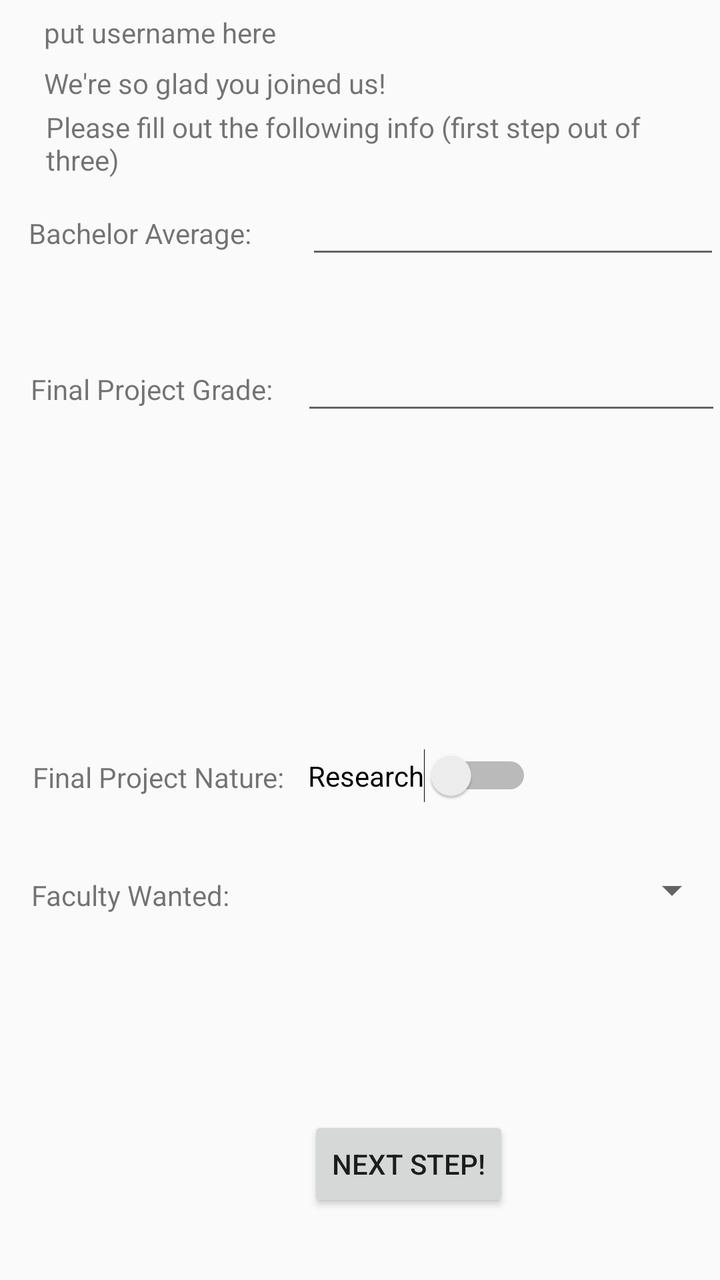
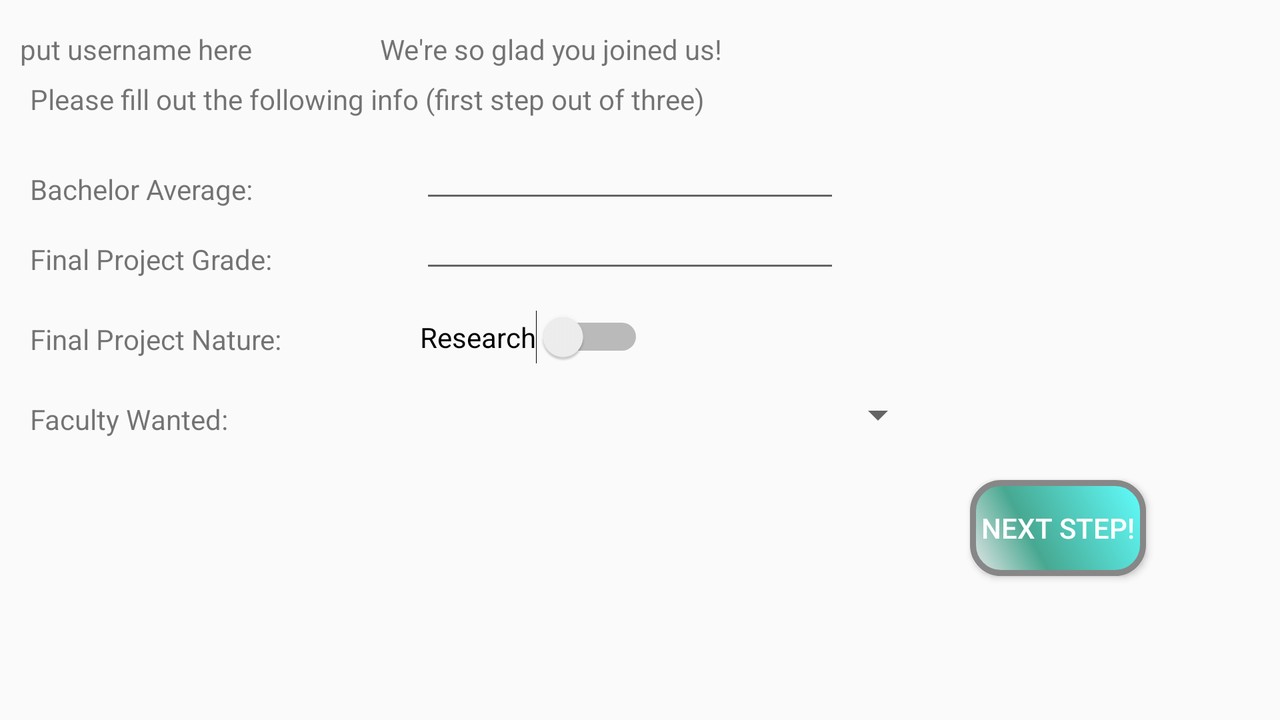

The same Android screen from two of the app's own layout files: first res/layout/ as a phone draws it, then the author's variant for another configuration, drawn on a device whose configuration selects that folder. Both files follow.
<!-- AndroidManifest.xml: application theme AppTheme -->
<!-- res/layout/activity_general_applicantinfo.xml -->
<?xml version="1.0" encoding="utf-8"?>
<RelativeLayout xmlns:android="http://schemas.android.com/apk/res/android"
    xmlns:tools="http://schemas.android.com/tools"
    android:layout_width="match_parent" android:layout_height="match_parent">

    <TextView
        android:id="@+id/tvGladJoined"
        android:layout_width="wrap_content"
        android:layout_height="wrap_content"
        android:layout_alignParentStart="true"
        android:layout_alignParentTop="true"
        android:layout_marginStart="22dp"
        android:layout_marginTop="32dp"
        android:text="@string/glad_joined_applicant" />

    <TextView
        android:id="@+id/tvUserName"
        android:layout_width="wrap_content"
        android:layout_height="wrap_content"
        android:layout_above="@+id/tvGladJoined"
        android:layout_alignStart="@+id/tvGladJoined"
        android:layout_marginBottom="-26dp"
        android:text="@string/putusernamehere_2" />

    <TextView
        android:id="@+id/tvFillOut"
        android:layout_width="wrap_content"
        android:layout_height="wrap_content"
        android:layout_below="@+id/tvGladJoined"
        android:layout_alignStart="@+id/tvGladJoined"
        android:layout_marginStart="1dp"
        android:layout_marginTop="3dp"
        android:text="@string/fill_out_applicant" />

    <TextView
        android:id="@+id/tvAverage"
        android:layout_width="wrap_content"
        android:layout_height="wrap_content"
        android:layout_alignStart="@+id/tvGladJoined"
        android:layout_alignParentTop="true"
        android:layout_marginStart="-8dp"
        android:layout_marginTop="107dp"
        android:text="@string/bachelor_average_applicant" />

    <TextView
        android:id="@+id/tvProjectGrade"
        android:layout_width="wrap_content"
        android:layout_height="wrap_content"
        android:layout_alignStart="@+id/tvGladJoined"
        android:layout_alignParentTop="true"
        android:layout_marginStart="-7dp"
        android:layout_marginTop="185dp"
        android:text="@string/final_project_grade" />

    <EditText
        android:id="@+id/etProjectGrade"
        android:layout_width="wrap_content"
        android:layout_height="wrap_content"
        android:layout_alignEnd="@+id/etAverage"
        android:layout_alignParentTop="true"
        android:layout_marginTop="171dp"
        android:layout_marginEnd="-1dp"
        android:ems="10"
        android:importantForAutofill="no"
        android:inputType="numberDecimal" />

    <TextView
        android:id="@+id/tvProjectNature"
        android:layout_width="wrap_content"
        android:layout_height="wrap_content"
        android:layout_alignStart="@+id/tvGladJoined"
        android:layout_alignParentBottom="true"
        android:layout_marginStart="-6dp"
        android:layout_marginBottom="242dp"
        android:text="@string/final_project_nature" />

    <Switch
        android:id="@+id/switchProjectNature"
        android:layout_width="wrap_content"
        android:layout_height="wrap_content"
        android:layout_alignTop="@+id/tvProjectNature"
        android:layout_alignParentEnd="true"
        android:layout_marginTop="-5dp"
        android:layout_marginEnd="94dp"
        android:text="@string/research_2" />

    <TextView
        android:id="@+id/tvFacultyWanted"
        android:layout_width="wrap_content"
        android:layout_height="wrap_content"
        android:layout_alignStart="@+id/tvProjectNature"
        android:layout_alignParentBottom="true"
        android:layout_marginStart="-1dp"
        android:layout_marginBottom="183dp"
        android:text="@string/faculty_wanted" />

    <Spinner
        android:id="@+id/spinnerFacultyWanted"
        android:layout_width="253dp"
        android:layout_height="35dp"
        android:layout_alignBottom="@+id/tvFacultyWanted"
        android:layout_alignParentStart="true"
        android:layout_marginStart="125dp"
        android:layout_marginBottom="-6dp" />

    <Button
        android:id="@+id/btnNextStep"
        android:layout_width="wrap_content"
        android:layout_height="wrap_content"
        android:layout_alignStart="@+id/etAverage"
        android:layout_alignParentBottom="true"
        android:layout_marginStart="1dp"
        android:layout_marginBottom="34dp"
        android:text="@string/next_step_2" />

    <EditText
        android:id="@+id/etAverage"
        android:layout_width="wrap_content"
        android:layout_height="wrap_content"
        android:layout_alignParentTop="true"
        android:layout_marginStart="15dp"
        android:layout_marginTop="93dp"
        android:layout_toEndOf="@+id/tvUserName"
        android:ems="10"
        android:inputType="number"
        android:autofillHints="" />

</RelativeLayout>
<!-- resources referenced by this layout -->
<resources>
  <string name="bachelor_average_applicant">Bachelor Average:</string>
  <string name="faculty_wanted">Faculty Wanted:</string>
  <string name="fill_out_applicant">Please fill out the following info (first step out of three)</string>
  <string name="final_project_grade">Final Project Grade:</string>
  <string name="final_project_nature">Final Project Nature:</string>
  <string name="glad_joined_applicant">We\'re so glad you joined us!</string>
  <string name="next_step_2">Next Step!</string>
  <string name="putusernamehere_2">put username here</string>
  <string name="research_2">Research</string>
  <style name="AppTheme" parent="Theme.AppCompat.Light.DarkActionBar">
          
          <item name="colorPrimary">@color/colorPrimary</item>
          <item name="colorPrimaryDark">@color/colorPrimaryDark</item>
          <item name="colorAccent">@color/colorAccent</item>
      </style>
</resources>
<!-- res/layout-land/activity_general_applicantinfo.xml (the author's variant of the layout above) -->
<!-- drawn on the phone turned sideways -->
<?xml version="1.0" encoding="utf-8"?>
<RelativeLayout xmlns:android="http://schemas.android.com/apk/res/android"
    xmlns:tools="http://schemas.android.com/tools"
    android:layout_width="match_parent" android:layout_height="match_parent">

    <TextView
        android:id="@+id/tvGladJoined"
        android:layout_width="wrap_content"
        android:layout_height="wrap_content"
        android:layout_marginTop="15dp"
        android:layout_marginStart="190dp"
        android:text="@string/glad_joined_applicant" />

    <TextView
        android:id="@+id/tvUserName"
        android:layout_width="wrap_content"
        android:layout_height="wrap_content"
        android:layout_alignParentTop="true"
        android:layout_marginTop="15dp"
        android:layout_marginStart="10dp"
        android:text="@string/putusernamehere_2" />

    <TextView
        android:id="@+id/tvFillOut"
        android:layout_width="wrap_content"
        android:layout_height="wrap_content"
        android:layout_marginStart="15dp"
        android:layout_marginTop="40dp"
        android:text="@string/fill_out_applicant" />

    <TextView
        android:id="@+id/tvAverage"
        android:layout_width="wrap_content"
        android:layout_height="wrap_content"
        android:layout_marginStart="15dp"
        android:layout_marginTop="85dp"
        android:text="@string/bachelor_average_applicant" />

    <TextView
        android:id="@+id/tvProjectGrade"
        android:layout_width="wrap_content"
        android:layout_height="wrap_content"
        android:layout_marginStart="15dp"
        android:layout_marginTop="120dp"
        android:text="@string/final_project_grade" />

    <EditText
        android:id="@+id/etProjectGrade"
        android:layout_width="wrap_content"
        android:layout_height="wrap_content"
        android:layout_marginStart="210dp"
        android:layout_marginTop="100dp"
        android:ems="10"
        android:importantForAutofill="no"
        android:inputType="numberDecimal" />

    <TextView
        android:id="@+id/tvProjectNature"
        android:layout_width="wrap_content"
        android:layout_height="wrap_content"
        android:layout_marginStart="15dp"
        android:layout_marginTop="160dp"
        android:text="@string/final_project_nature" />

    <Switch
        android:id="@+id/switchProjectNature"
        android:layout_width="wrap_content"
        android:layout_height="wrap_content"
        android:layout_marginStart="210dp"
        android:layout_marginTop="155dp"
        android:text="@string/research_2" />

    <TextView
        android:id="@+id/tvFacultyWanted"
        android:layout_width="wrap_content"
        android:layout_height="wrap_content"
        android:layout_marginStart="15dp"
        android:layout_marginTop="200dp"
        android:text="@string/faculty_wanted" />

    <Spinner
        android:id="@+id/spinnerFacultyWanted"
        android:layout_width="253dp"
        android:layout_height="35dp"
        android:layout_marginStart="210dp"
        android:layout_marginTop="190dp" />

    <Button
        android:id="@+id/btnNextStep"
        android:layout_width="wrap_content"
        android:layout_height="wrap_content"
        android:background="@drawable/button_style"
        android:textColor="#ffffff"
        android:layout_marginStart="485dp"
        android:layout_marginTop="240dp"
        android:text="@string/next_step_2" />

    <EditText
        android:id="@+id/etAverage"
        android:layout_width="wrap_content"
        android:layout_height="wrap_content"
        android:layout_marginStart="210dp"
        android:layout_marginTop="65dp"
        android:autofillHints=""
        android:ems="10"
        android:inputType="number" />

</RelativeLayout>
<!-- resources referenced by the variant -->
<!-- as the phone turned sideways resolves them -->
<resources>
  <!-- drawable button_style (drawable) -->
  <?xml version="1.0" encoding="utf-8"?>
  <shape xmlns:android="http://schemas.android.com/apk/res/android" android:shape="rectangle">
      <corners android:radius="14dp" />
      <gradient
          android:angle="45"
          android:centerX="35%"
          android:centerColor="#47A891"
          android:startColor="#E8E8E8"
          android:endColor="#61FFFF"
          android:type="linear"
          />
      <padding
          android:left="0dp"
          android:top="0dp"
          android:right="0dp"
          android:bottom="0dp"
          />
      <stroke
          android:width="3dp"
          android:color="#878787"
          />
  </shape>
  <string name="bachelor_average_applicant">Bachelor Average:</string>
  <string name="faculty_wanted">Faculty Wanted:</string>
  <string name="fill_out_applicant">Please fill out the following info (first step out of three)</string>
  <string name="final_project_grade">Final Project Grade:</string>
  <string name="final_project_nature">Final Project Nature:</string>
  <string name="glad_joined_applicant">We\'re so glad you joined us!</string>
  <string name="next_step_2">Next Step!</string>
  <string name="putusernamehere_2">put username here</string>
  <string name="research_2">Research</string>
  <style name="AppTheme" parent="Theme.AppCompat.Light.DarkActionBar">
          
          <item name="colorPrimary">@color/colorPrimary</item>
          <item name="colorPrimaryDark">@color/colorPrimaryDark</item>
          <item name="colorAccent">@color/colorAccent</item>
      </style>
</resources>
